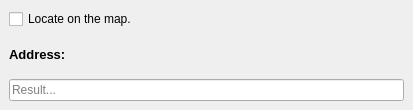
<?xml version="1.0" encoding="UTF-8"?>
<ui version="4.0">
 <class>LocatorFilterDockWidgetBase</class>
 <widget class="QDockWidget" name="LocatorFilterDockWidgetBase">
  <property name="geometry">
   <rect>
    <x>0</x>
    <y>0</y>
    <width>413</width>
    <height>110</height>
   </rect>
  </property>
  <property name="windowTitle">
   <string>French locator filter</string>
  </property>
  <widget class="QWidget" name="dockWidgetContents">
   <layout class="QGridLayout" name="gridLayout">
    <item row="2" column="0">
     <widget class="QLineEdit" name="le_input_address">
      <property name="placeholderText">
       <string>Result...</string>
      </property>
     </widget>
    </item>
    <item row="1" column="0">
     <widget class="QLabel" name="lbl_address">
      <property name="font">
       <font>
        <pointsize>10</pointsize>
        <weight>75</weight>
        <bold>true</bold>
       </font>
      </property>
      <property name="text">
       <string>Address:</string>
      </property>
     </widget>
    </item>
    <item row="0" column="0">
     <widget class="QCheckBox" name="cb_clic_map">
      <property name="text">
       <string>Locate on the map.</string>
      </property>
     </widget>
    </item>
   </layout>
  </widget>
 </widget>
 <resources/>
 <connections/>
</ui>
